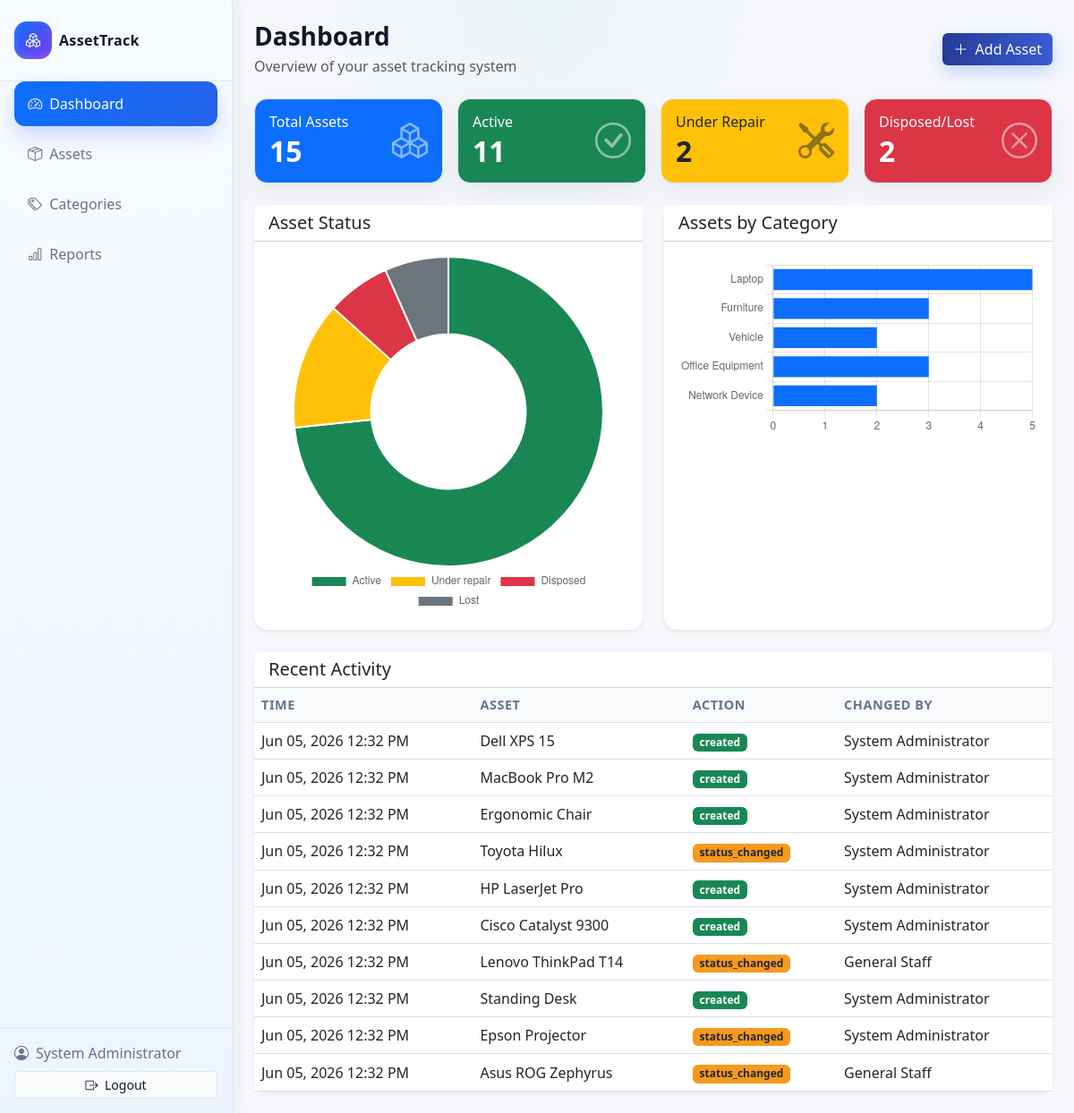
Page /dashboard/index.php (signed in) on the committed database.
### tables this page shows
CREATE TABLE audit_logs (
    id INT UNSIGNED AUTO_INCREMENT PRIMARY KEY,
    asset_id INT UNSIGNED NULL,
    user_id INT UNSIGNED NULL,
    action ENUM('created', 'updated', 'deleted', 'status_changed') NOT NULL,
    old_value TEXT NULL,
    new_value TEXT NULL,
    notes VARCHAR(255) NULL,
    created_at TIMESTAMP DEFAULT CURRENT_TIMESTAMP,
    CONSTRAINT fk_audit_asset FOREIGN KEY (asset_id) REFERENCES assets(id) ON DELETE SET NULL,
    CONSTRAINT fk_audit_user FOREIGN KEY (user_id) REFERENCES users(id) ON DELETE SET NULL
);

CREATE TABLE assets (
    id INT UNSIGNED AUTO_INCREMENT PRIMARY KEY,
    asset_tag VARCHAR(50) NOT NULL UNIQUE,
    name VARCHAR(150) NOT NULL,
    description TEXT NULL,
    category_id INT UNSIGNED NOT NULL,
    serial_number VARCHAR(100) UNIQUE NULL,
    location VARCHAR(150) NULL,
    status ENUM('active', 'under_repair', 'disposed', 'lost') DEFAULT 'active',
    purchase_date DATE NULL,
    purchase_cost DECIMAL(10,2) NULL,
    assigned_to VARCHAR(150) NULL,
    notes TEXT NULL,
    created_by INT UNSIGNED NULL,
    created_at TIMESTAMP DEFAULT CURRENT_TIMESTAMP,
    updated_at TIMESTAMP DEFAULT CURRENT_TIMESTAMP ON UPDATE CURRENT_TIMESTAMP,
    CONSTRAINT fk_assets_category FOREIGN KEY (category_id) REFERENCES categories(id) ON DELETE RESTRICT,
    CONSTRAINT fk_assets_user FOREIGN KEY (created_by) REFERENCES users(id) ON DELETE SET NULL
);

CREATE TABLE users (
    id INT UNSIGNED AUTO_INCREMENT PRIMARY KEY,
    username VARCHAR(100) NOT NULL UNIQUE,
    password VARCHAR(255) NOT NULL,
    role ENUM('admin', 'staff') DEFAULT 'staff',
    full_name VARCHAR(150) NOT NULL,
    email VARCHAR(150) UNIQUE NULL,
    created_at TIMESTAMP DEFAULT CURRENT_TIMESTAMP,
    updated_at TIMESTAMP DEFAULT CURRENT_TIMESTAMP ON UPDATE CURRENT_TIMESTAMP
);

### auth/session.php (called while the page is built, shortened)
<?php
function isLoggedIn() {
    return isset($_SESSION['user_id']);
}
function currentUser() {
    if (isLoggedIn()) {
        return [
            'id'   => $_SESSION['user_id'],
            'name' => $_SESSION['user_name'],
            'role' => $_SESSION['user_role']
        ];
    }
    return null;
}

### config/db.php (called while the page is built, shortened)
<?php
function getDB() {
    static $pdo = null;
    if ($pdo === null) {
        try {
            $dsn = "mysql:host=" . DB_HOST . ";dbname=" . DB_NAME . ";charset=utf8mb4";
            $options = [
                PDO::ATTR_ERRMODE            => PDO::ERRMODE_EXCEPTION,
                PDO::ATTR_DEFAULT_FETCH_MODE => PDO::FETCH_ASSOC,
                PDO::ATTR_EMULATE_PREPARES   => false,
            ];
            $pdo = new PDO($dsn, DB_USER, DB_PASS, $options);
        } catch (PDOException $e) {
            die("Database Connection Failed: " . $e->getMessage());
        }
    }
    return $pdo;
}

### models/Asset.php (called while the page is built, shortened)
<?php
require_once __DIR__ . '/../config/db.php';
class Asset {
    public static function getAll($filters = []) {
        try {
            $sql = "SELECT a.*, c.name as category_name, u.full_name as creator_name
                    FROM assets a
                    LEFT JOIN categories c ON a.category_id = c.id
                    LEFT JOIN users u ON a.created_by = u.id
                    WHERE 1=1";
            $params = [];
            $sql .= " ORDER BY a.created_at DESC";
            $stmt = getDB()->prepare($sql);
            $stmt->execute($params);
            return $stmt->fetchAll();
        } catch (PDOException $e) {
            return [];
        }
    }
    public static function getCountByStatus() {
        try {
            $stmt = getDB()->query("SELECT status, COUNT(id) as count FROM assets GROUP BY status");
            return $stmt->fetchAll();
        } catch (PDOException $e) {
            return [];
        }
    }
    public static function getCountByCategory() {
        try {
            $sql = "SELECT c.name as category_name, COUNT(a.id) as count
                    FROM categories c
                    LEFT JOIN assets a ON c.id = a.category_id
                    GROUP BY c.id";
            $stmt = getDB()->query($sql);
            return $stmt->fetchAll();
        } catch (PDOException $e) {
            return [];
        }
    }
}

### models/AuditLog.php (called while the page is built, shortened)
<?php
require_once __DIR__ . '/../config/db.php';
class AuditLog {
    public static function getRecent($limit = 10) {
        try {
            $sql = "SELECT al.*, u.full_name as user_name, a.name as asset_name, a.asset_tag
                    FROM audit_logs al
                    LEFT JOIN users u ON al.user_id = u.id
                    LEFT JOIN assets a ON al.asset_id = a.id
                    ORDER BY al.created_at DESC
                    LIMIT ?";
            $stmt = getDB()->prepare($sql);
            $stmt->bindValue(1, (int)$limit, PDO::PARAM_INT);
            $stmt->execute();
            return $stmt->fetchAll();
        } catch (PDOException $e) {
            return [];
        }
    }
}

### dashboard/index.php (the view, shortened to what this page needs)
<?php
require_once __DIR__ . '/../auth/session.php';
require_once __DIR__ . '/../config/db.php';
require_once __DIR__ . '/../models/Asset.php';
require_once __DIR__ . '/../models/AuditLog.php';
$allAssets      = Asset::getAll();
$statusCounts   = Asset::getCountByStatus();
$categoryCounts = Asset::getCountByCategory();
$recentActivity = AuditLog::getRecent(10);
$statusTotals = [];
foreach ($statusCounts as $row) {
    $statusTotals[$row['status']] = (int)$row['count'];
}
$totalAssets      = count($allAssets);
$activeCount      = (int)($statusTotals['active']       ?? 0);
$underRepairCount = (int)($statusTotals['under_repair'] ?? 0);
$disposedCount    = (int)($statusTotals['disposed']     ?? 0);
$lostCount        = (int)($statusTotals['lost']         ?? 0);
$disposedLostCount = $disposedCount + $lostCount;
$chartStatusLabels = [];
$chartStatusData   = [];
foreach ($statusCounts as $row) {
    $chartStatusLabels[] = ucfirst(str_replace('_', ' ', $row['status']));
    $chartStatusData[]   = (int)$row['count'];
}
$chartCategoryLabels = [];
$chartCategoryData   = [];
foreach ($categoryCounts as $row) {
    $chartCategoryLabels[] = $row['category_name'];
    $chartCategoryData[]   = (int)$row['count'];
}
require_once __DIR__ . '/../includes/header.php';
?>
<div class="d-flex justify-content-between align-items-center mb-4">
    <div>
        <h1 class="h3 fw-bold mb-1">Dashboard</h1>
        <p class="text-muted mb-0">Overview of your asset tracking system</p>
    </div>
    <?php if (currentUser() && currentUser()['role'] === 'admin'): ?>
        <a href="<?= BASE_URL ?>/assets/add.php" class="btn btn-primary">
            <i class="bi bi-plus-lg me-1"></i> Add Asset
        </a>
    <?php endif; ?>
</div>
<div class="row g-3 mb-4">
    <div class="col-md-3">
        <div class="card text-white bg-primary h-100">
            <div class="card-body d-flex justify-content-between align-items-center">
                <div>
                    <h6 class="card-title mb-1">Total Assets</h6>
                    <h2 class="mb-0 fw-bold"><?= $totalAssets ?></h2>
                </div>
                <i class="bi bi-boxes" style="font-size:2.5rem;opacity:.5"></i>
            </div>
        </div>
    </div>
    <div class="col-md-3">
        <div class="card text-white bg-success h-100">
            <div class="card-body d-flex justify-content-between align-items-center">
                <div>
                    <h6 class="card-title mb-1">Active</h6>
                    <h2 class="mb-0 fw-bold"><?= $activeCount ?></h2>
                </div>
                <i class="bi bi-check-circle" style="font-size:2.5rem;opacity:.5"></i>
            </div>
        </div>
    </div>
    <div class="col-md-3">
        <div class="card bg-warning text-dark h-100">
            <div class="card-body d-flex justify-content-between align-items-center">
                <div>
                    <h6 class="card-title mb-1">Under Repair</h6>
                    <h2 class="mb-0 fw-bold"><?= $underRepairCount ?></h2>
                </div>
                <i class="bi bi-tools" style="font-size:2.5rem;opacity:.5"></i>
            </div>
        </div>
    </div>
    <div class="col-md-3">
        <div class="card text-white bg-danger h-100">
            <div class="card-body d-flex justify-content-between align-items-center">
                <div>
                    <h6 class="card-title mb-1">Disposed/Lost</h6>
                    <h2 class="mb-0 fw-bold"><?= $disposedLostCount ?></h2>
                </div>
                <i class="bi bi-x-circle" style="font-size:2.5rem;opacity:.5"></i>
            </div>
        </div>
    </div>
</div>
<div class="row g-4 mb-4">
    <div class="col-md-6">
        <div class="card shadow-sm border-0 h-100">
            <div class="card-header bg-white">
                <h5 class="mb-0">Asset Status</h5>
            </div>
            <div class="card-body">
                <canvas id="statusChart"></canvas>
            </div>
        </div>
    </div>
    <div class="col-md-6">
        <div class="card shadow-sm border-0 h-100">
            <div class="card-header bg-white">
                <h5 class="mb-0">Assets by Category</h5>
            </div>
            <div class="card-body">
                <canvas id="categoryChart"></canvas>
            </div>
        </div>
    </div>
</div>
<div class="card shadow-sm border-0">
    <div class="card-header bg-white">
        <h5 class="mb-0">Recent Activity</h5>
    </div>
    <div class="card-body p-0">
        <div class="table-responsive">
            <table class="table table-hover align-middle mb-0">
                <thead class="table-light">
                    <tr>
                        <th>Time</th>
                        <th>Asset</th>
                        <th>Action</th>
                        <th>Changed By</th>
                    </tr>
                </thead>
                <tbody>
                    <?php foreach ($recentActivity as $row): ?>
                    <tr>
                        <td><?= htmlspecialchars(date('M d, Y h:i A', strtotime($row['created_at']))) ?></td>
                        <td><?= htmlspecialchars($row['asset_name'] ?? 'Unknown Asset') ?></td>
                        <td>
                            <?php
                            $badgeMap = [
                                'created'        => 'bg-success',
                                'updated'        => 'bg-primary',
                                'deleted'        => 'bg-danger',
                                'status_changed' => 'bg-warning text-dark',
                            ];
                            $badge = $badgeMap[$row['action']] ?? 'bg-secondary';
                            ?>
                            <span class="badge <?= $badge ?>">
                                <?= htmlspecialchars($row['action']) ?>
                            </span>
                        </td>
                        <td><?= htmlspecialchars($row['user_name'] ?? 'System') ?></td>
                    </tr>
                    <?php endforeach; ?>
                </tbody>
            </table>
        </div>
    </div>
</div>
<script>
window.addEventListener('load', function () {
    const statusCtx = document.getElementById('statusChart');
    if (statusCtx && typeof Chart !== 'undefined') {
        new Chart(statusCtx, {
            type: 'doughnut',
            data: {
                labels: <?= json_encode($chartStatusLabels) ?>,
                datasets: [{
                    data: <?= json_encode($chartStatusData) ?>,
                    backgroundColor: ['#198754','#ffc107','#dc3545','#6c757d']
                }]
            },
            options: {
                responsive: true,
                plugins: { legend: { position: 'bottom' } }
            }
        });
    }
    const catCtx = document.getElementById('categoryChart');
    if (catCtx && typeof Chart !== 'undefined') {
        new Chart(catCtx, {
            type: 'bar',
            data: {
                labels: <?= json_encode($chartCategoryLabels) ?>,
                datasets: [{
                    label: 'Assets',
                    data: <?= json_encode($chartCategoryData) ?>,
                    backgroundColor: '#0d6efd'
                }]
            },
            options: {
                indexAxis: 'y',
                responsive: true,
                plugins: { legend: { display: false } },
                scales: { x: { beginAtZero: true, ticks: { precision: 0 } } }
            }
        });
    }
});
</script>
<?php require_once __DIR__ . '/../includes/footer.php'; ?>

### rows in the picture
audit_logs: created_at "Jun 05, 2026 12:32 PM", asset.name "Dell XPS 15", action "created", user.full_name "System Administrator"
audit_logs: created_at "Jun 05, 2026 12:32 PM", asset.name "MacBook Pro M2", action "created", user.full_name "System Administrator"
audit_logs: created_at "Jun 05, 2026 12:32 PM", asset.name "Ergonomic Chair", action "created", user.full_name "System Administrator"
audit_logs: created_at "Jun 05, 2026 12:32 PM", asset.name "Toyota Hilux", action "status_changed", user.full_name "System Administrator"
audit_logs: created_at "Jun 05, 2026 12:32 PM", asset.name "HP LaserJet Pro", action "created", user.full_name "System Administrator"
audit_logs: created_at "Jun 05, 2026 12:32 PM", asset.name "Cisco Catalyst 9300", action "created", user.full_name "System Administrator"
audit_logs: created_at "Jun 05, 2026 12:32 PM", asset.name "Lenovo ThinkPad T14", action "status_changed", user.full_name "General Staff"
audit_logs: created_at "Jun 05, 2026 12:32 PM", asset.name "Standing Desk", action "created", user.full_name "System Administrator"
audit_logs: created_at "Jun 05, 2026 12:32 PM", asset.name "Epson Projector", action "status_changed", user.full_name "System Administrator"
audit_logs: created_at "Jun 05, 2026 12:32 PM", asset.name "Asus ROG Zephyrus", action "status_changed", user.full_name "General Staff"

### other values in the picture
currentUser()['name'] "System Administrator"
$totalAssets "15"
$activeCount "11"
$underRepairCount "2"
$disposedLostCount "2"
chart data {{ json_encode($chartStatusData) }} [11,2,1,1]
chart data {{ json_encode($chartCategoryLabels) }} ["Laptop","Furniture","Vehicle","Office Equipment","Network Device"]
chart data {{ json_encode($chartCategoryData) }} [5,3,2,3,2]
